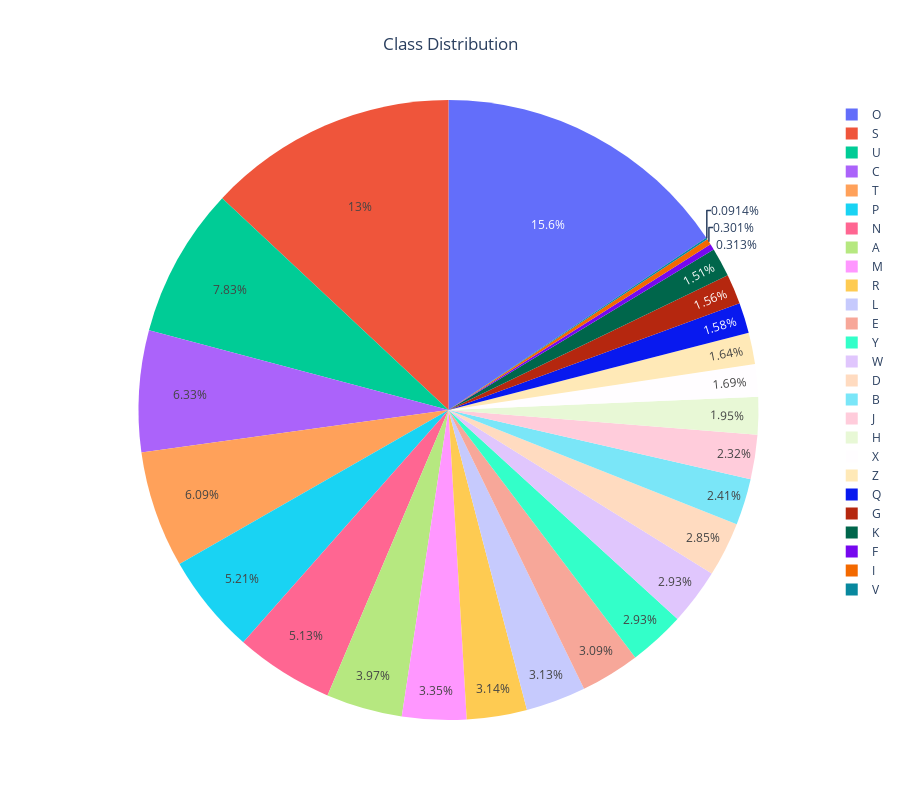

The cell this chart's notebook holds for it:
### Markdown cell above
# **Class Distribution Represent**

### Code cell
# Plot Class Distribution
fig = px.pie(
    names=names,
    values=values,
    height=800,
    title='Class Distribution'
)
fig.update_layout({'title':{'x':0.5}})
fig.show()

### Figure 1 — Plotly figure (JSON) as saved in the notebook; plotly's stock layout.template omitted (floating-point values rounded to 4 significant figures)
{"data": [{"domain": {"x": [0, 1], "y": [0, 1]}, "hovertemplate": "label=%{label}<br>value=%{value}<extra></extra>", "labels": ["O", "S", "U", "C", "T", "P", "N", "A", "M", "R", "L", "E", "Y", "W", "D", "B", "J", "H", "X", "Z", "Q", "G", "K", "F", "I", "V"], "legendgroup": "", "name": "", "showlegend": true, "type": "pie", "values": [58154, 48463, 29117, 23555, 22668, 19378, 19093, 14781, 12454, 11669, 11641, 11493, 10909, 10884, 10599, 8977, 8615, 7265, 6298, 6097, 5890, 5795, 5621, 1164, 1118, 340]}], "layout": {"height": 800, "legend": {"tracegroupgap": 0}, "title": {"text": "Class Distribution", "x": 0.5}}}
